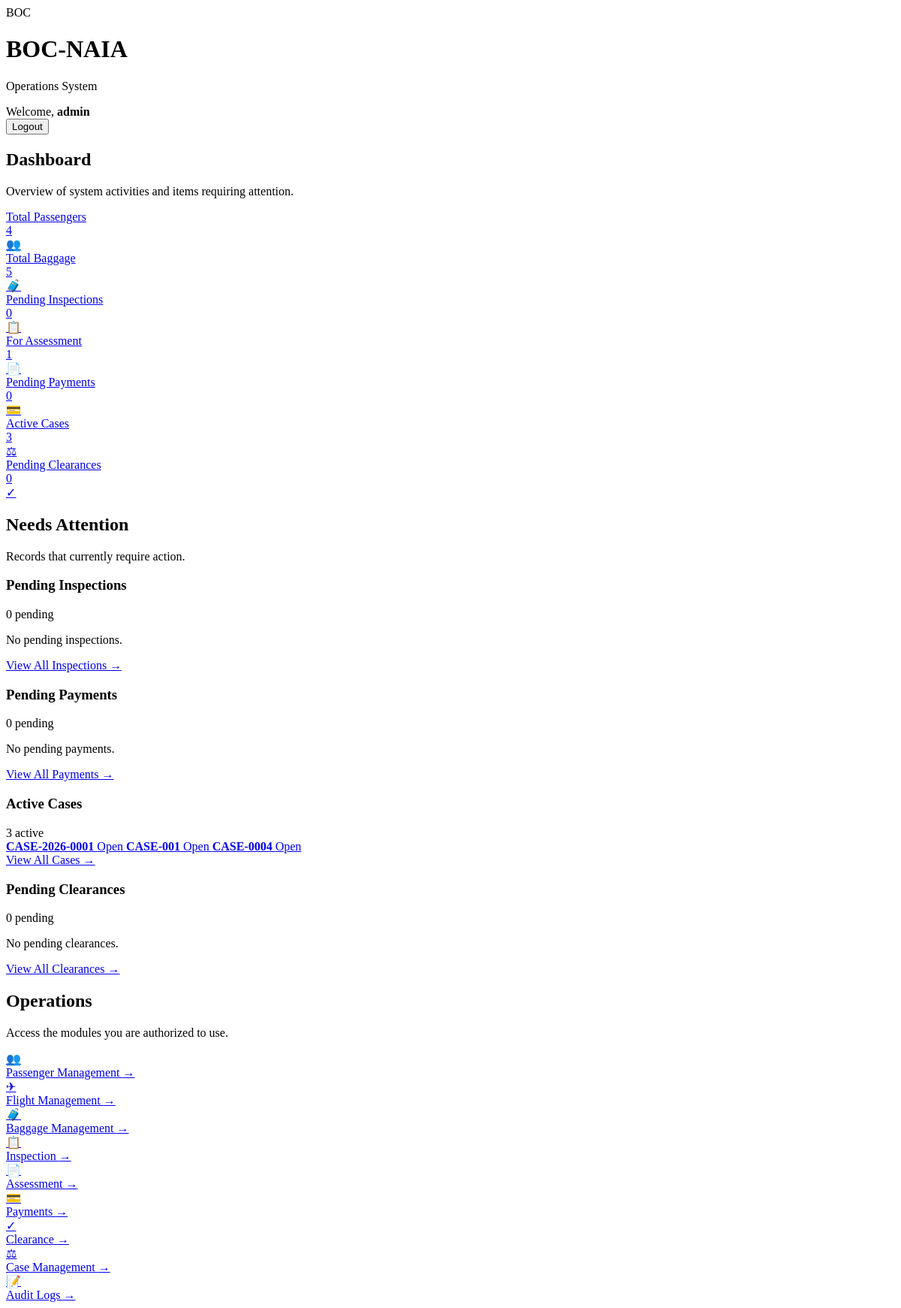
The app's page / (signed in), older data.
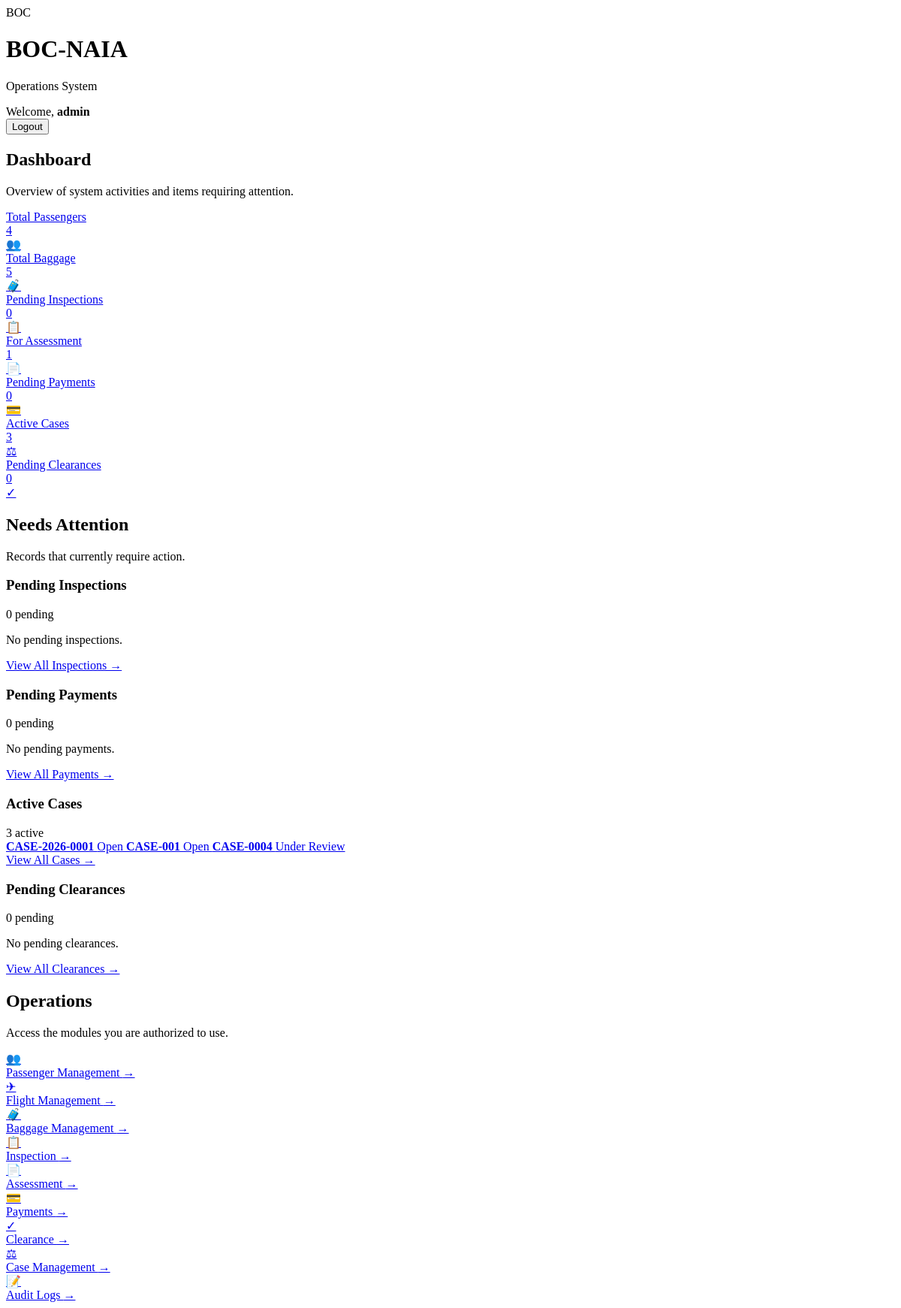
The same page, newer data.
### passengers/models.py (models this page shows, shortened)
class Case(models.Model):
    STATUS_CHOICES = [
        ("open", "Open"),
        ("under_review", "Under Review"),
        ("resolved", "Resolved"),
        ("closed", "Closed"),
    ]
    TYPE_CHOICES = [
        ("held", "Held"),
        ("seizure", "Seizure"),
        ("restricted_item", "Restricted Item"),
        ("prohibited_item", "Prohibited Item"),
        ("other", "Other"),
    ]
    baggage = models.ForeignKey(
        Baggage,
        on_delete=models.PROTECT,
        related_name="cases",
    )
    case_reference = models.CharField(
        max_length=50,
        unique=True,
    )
    case_type = models.CharField(
        max_length=30,
        choices=TYPE_CHOICES,
    )
    status = models.CharField(
        max_length=20,
        choices=STATUS_CHOICES,
        default="open",
    )
    description = models.TextField()
    created_by = models.ForeignKey(
    User,
    on_delete=models.PROTECT,
    related_name="created_cases",
    null=True,
    blank=True,
    )
    resolution = models.TextField(
        blank=True,
    )
    resolved_by = models.ForeignKey(
        User,
        on_delete=models.PROTECT,
        related_name="resolved_cases",
        null=True,
        blank=True,
    )
    resolved_at = models.DateTimeField(
        null=True,
        blank=True,
    )
    created_at = models.DateTimeField(
        auto_now_add=True,
    )

### dashboard/views.py (the view)
# urls.py: path("", include("dashboard.urls")),
@login_required
def dashboard(request):
    pending_inspections = Inspection.objects.filter(
    status="pending"
    ).select_related(
        "baggage",
    )
    pending_payments = Payment.objects.filter(
        status="pending"
    ).select_related(
        "assessment__inspection__baggage",
    )
    active_cases = Case.objects.filter(
        status__in=["open", "under_review"]
    ).select_related(
        "baggage",
    )
    pending_clearances = Clearance.objects.filter(
        status="pending"
    ).select_related(
        "baggage",
    )
    context = {
        "passenger_count": Passenger.objects.count(),
        "baggage_count": Baggage.objects.count(),
        "pending_inspection_count": pending_inspections.count(),
        "for_assessment_count": Inspection.objects.filter(
            result="for_assessment"
        ).count(),
        "pending_payment_count": pending_payments.count(),
        "active_case_count": active_cases.count(),
        "pending_clearance_count": pending_clearances.count(),
        "pending_inspections": pending_inspections[:5],
        "pending_payments": pending_payments[:5],
        "active_cases": active_cases[:5],
        "pending_clearances": pending_clearances[:5],
    }
    return render(
        request,
        "dashboard/dashboard.html",
        context,
    )

### dashboard/templates/dashboard/dashboard.html (shortened to what the changed rows need)
<!DOCTYPE html>
<html lang="en">
<head>
</head>
<body>
<header class="header">
    <div class="brand">
        <div>
            <h1>BOC-NAIA</h1>
        </div>
    </div>
</header>
<main class="container">
    <div class="page-heading">
        <h2>Dashboard</h2>
    </div>
    <section class="section">
        <div class="section-header">
            <h2>Needs Attention</h2>
        </div>
        <div class="attention-grid">
            {% if perms.passengers.view_case %}
            <div class="attention-card">
                <div class="attention-list">
                    {% for case in active_cases %}
                    <a
                        href="{% url 'case_update' case.id %}"
                        class="attention-item"
                    >
                        <strong>
                            {{ case.case_reference }}
                        </strong>
                        <span>
                            {{ case.get_status_display }}
                        </span>
                    </a>
                    {% empty %}
                    <p class="empty-message">
                        No active cases.
                    </p>
                    {% endfor %}
                </div>
            </div>
            {% endif %}
        </div>
    </section>
    <section class="section">
        <div class="section-header">
            <h2>Operations</h2>
        </div>
    </section>
</main>
</body>
</html>

Row changes from the older to the newer data that the page shows:
changed Case "CASE-0004": status "Open" → "Under Review"
